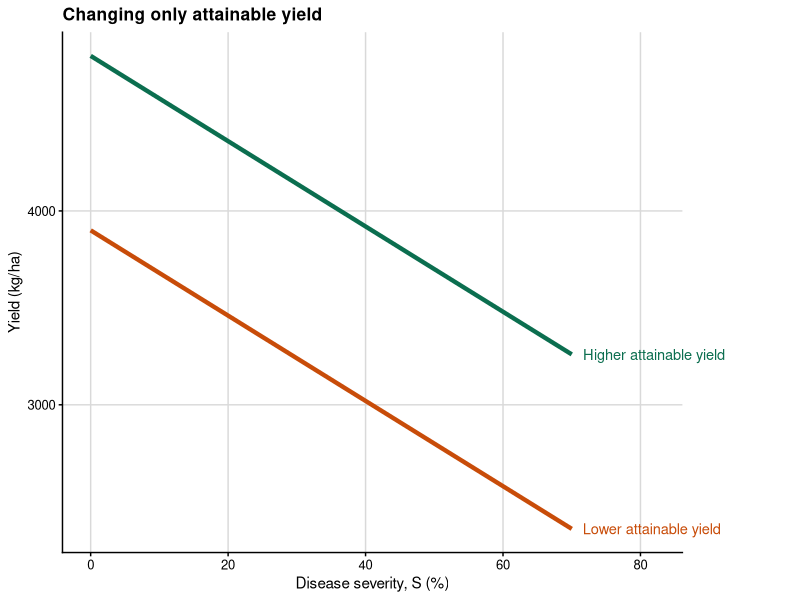
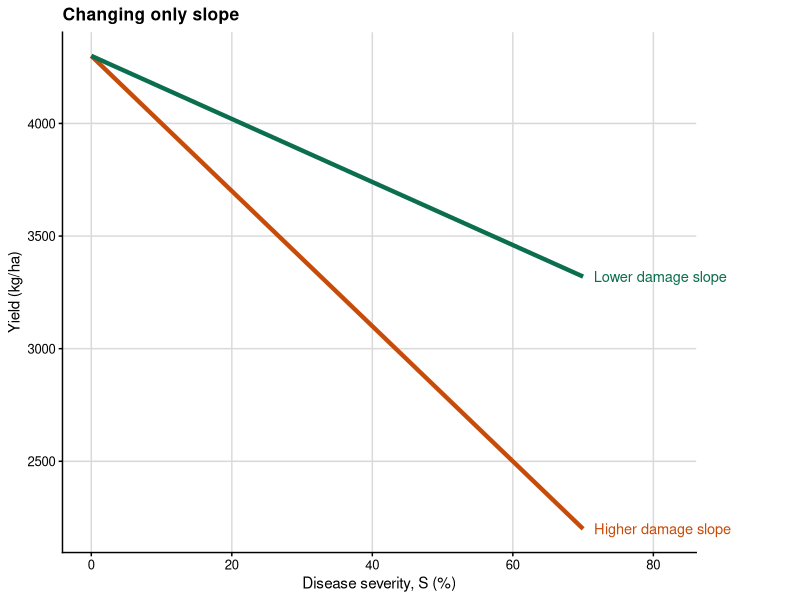
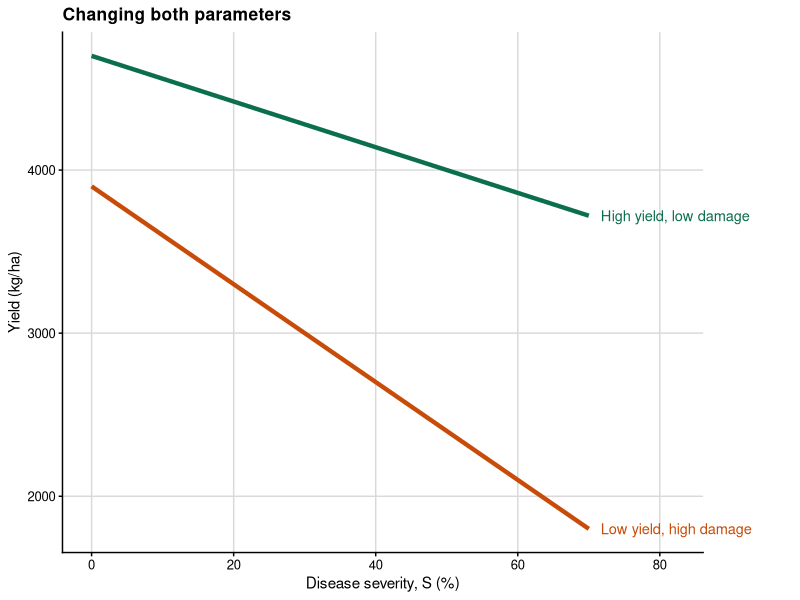
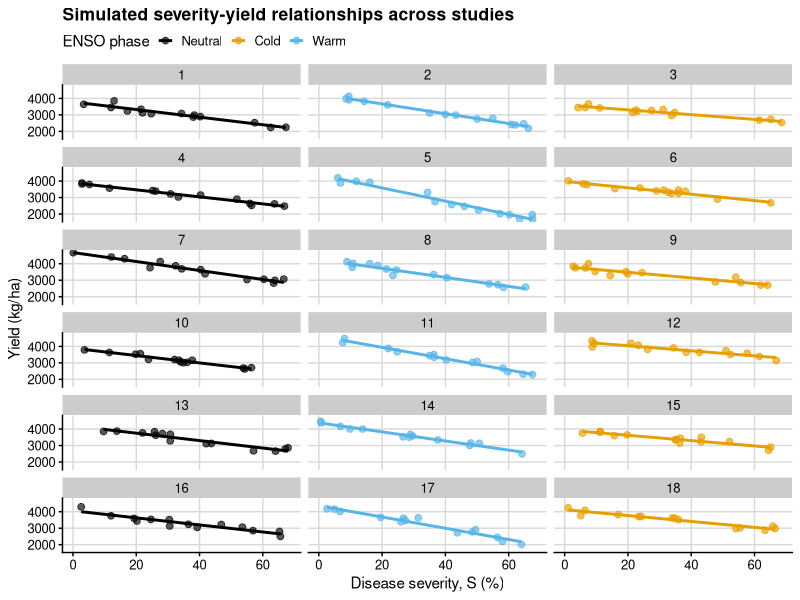
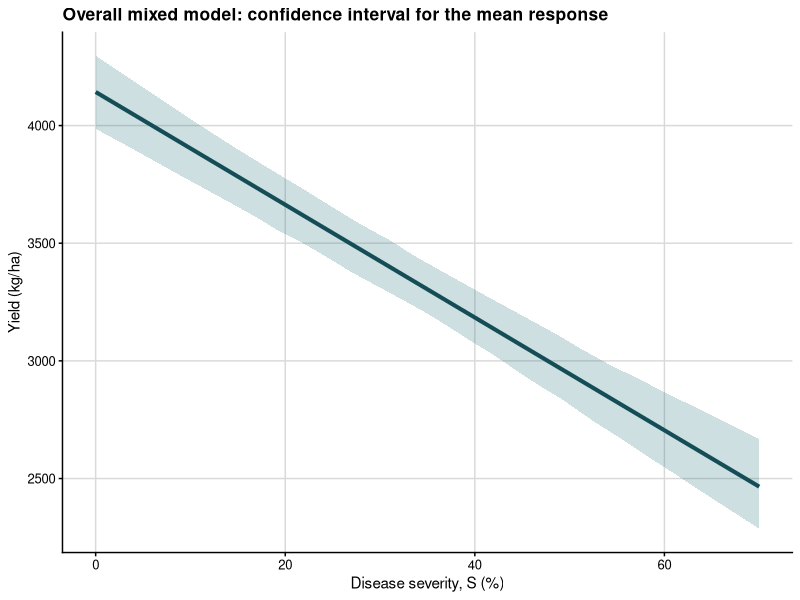
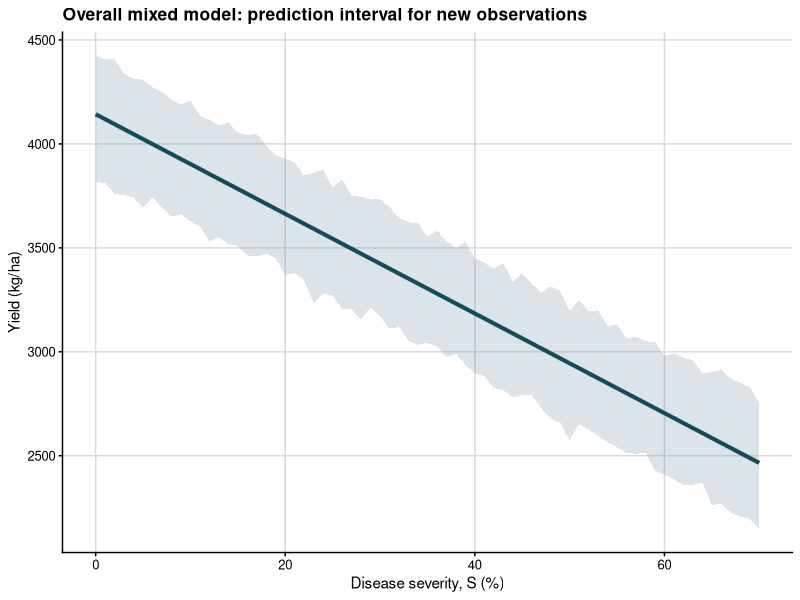
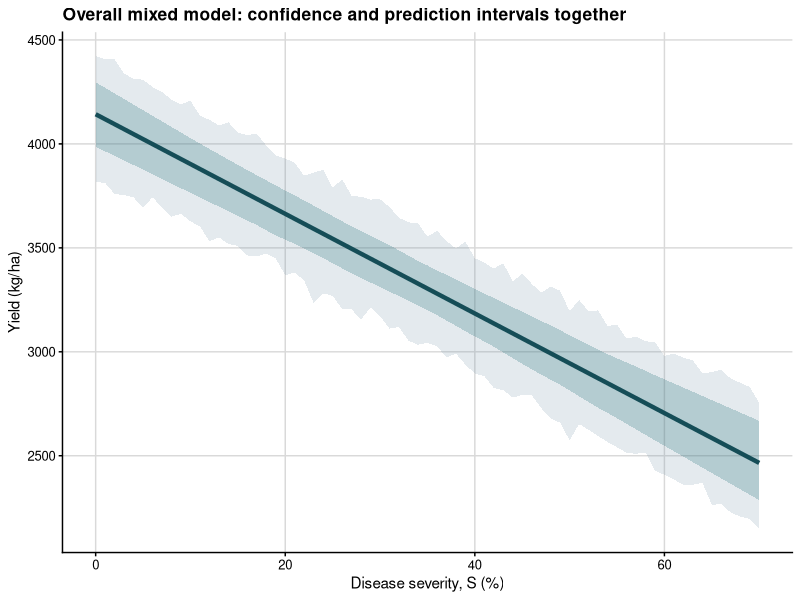
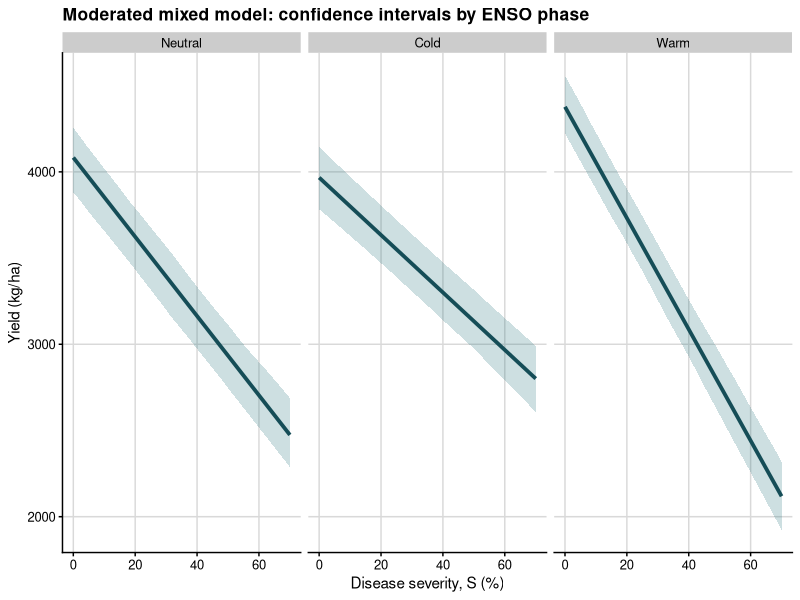

Write the R code that produced these figures, in order.
## ---- chunk 1
#| code-fold: true
library(tidyverse)
library(cowplot)
library(ggthemes)
library(lme4)
library(lmerTest)
library(metafor)
library(knitr)

theme_set(theme_half_open(font_size = 11))
set.seed(42)

enso_palette <- c(
  "Neutral" = "#1A1A1A",
  "Warm" = "#D99500",
  "Cold" = "#67B7F7"
)
## ---- chunk 2
#| code-fold: true
severity_grid <- tibble(severity = seq(0, 70, by = 1))

attainable_df <- bind_rows(
  severity_grid %>%
    mutate(yield = 4800 - 22 * severity,
           scenario = "Higher attainable yield"),
  severity_grid %>%
    mutate(yield = 3900 - 22 * severity,
           scenario = "Lower attainable yield")
)

slope_df <- bind_rows(
  severity_grid %>%
    mutate(yield = 4300 - 14 * severity,
           scenario = "Lower damage slope"),
  severity_grid %>%
    mutate(yield = 4300 - 30 * severity,
           scenario = "Higher damage slope")
)

combined_df <- bind_rows(
  severity_grid %>%
    mutate(yield = 4700 - 14 * severity,
           scenario = "High yield, low damage"),
  severity_grid %>%
    mutate(yield = 3900 - 30 * severity,
           scenario = "Low yield, high damage")
)
## ---- chunk 3
#| code-fold: true
attainable_labels <- attainable_df %>%
  group_by(scenario) %>%
  slice_tail(n = 1) %>%
  ungroup()

ggplot(attainable_df, aes(severity, yield, color = scenario)) +
  geom_line(linewidth = 1.5, show.legend = FALSE) +
  geom_text(
    data = attainable_labels,
    aes(label = scenario),
    hjust = -0.08,
    vjust = 0.5,
    size = 3.7,
    show.legend = FALSE
  ) +
  scale_color_manual(values = c(
    "Higher attainable yield" = "#0B6E4F",
    "Lower attainable yield" = "#C84C09"
  )) +
  background_grid() +
  coord_cartesian(xlim = c(0, 82), clip = "off") +
  labs(
    title = "Changing only attainable yield",
    x = "Disease severity, S (%)",
    y = "Yield (kg/ha)"
  ) +
  theme(plot.margin = margin(5.5, 85, 5.5, 5.5))
## ---- chunk 4
#| code-fold: true
slope_labels <- slope_df %>%
  group_by(scenario) %>%
  slice_tail(n = 1) %>%
  ungroup()

ggplot(slope_df, aes(severity, yield, color = scenario)) +
  geom_line(linewidth = 1.5, show.legend = FALSE) +
  geom_text(
    data = slope_labels,
    aes(label = scenario),
    hjust = -0.08,
    vjust = 0.5,
    size = 3.7,
    show.legend = FALSE
  ) +
  scale_color_manual(values = c(
    "Lower damage slope" = "#0B6E4F",
    "Higher damage slope" = "#C84C09"
  )) +
  background_grid() +
  coord_cartesian(xlim = c(0, 82), clip = "off") +
  labs(
    title = "Changing only slope",
    x = "Disease severity, S (%)",
    y = "Yield (kg/ha)"
  ) +
  theme(plot.margin = margin(5.5, 75, 5.5, 5.5))
## ---- chunk 5
#| code-fold: true
combined_labels <- combined_df %>%
  group_by(scenario) %>%
  slice_tail(n = 1) %>%
  ungroup()

ggplot(combined_df, aes(severity, yield, color = scenario)) +
  geom_line(linewidth = 1.5, show.legend = FALSE) +
  geom_text(
    data = combined_labels,
    aes(label = scenario),
    hjust = -0.08,
    vjust = 0.5,
    size = 3.7,
    show.legend = FALSE
  ) +
  scale_color_manual(values = c(
    "High yield, low damage" = "#0B6E4F",
    "Low yield, high damage" = "#C84C09"
  )) +
  background_grid() +
  coord_cartesian(xlim = c(0, 82), clip = "off") +
  labs(
    title = "Changing both parameters",
    x = "Disease severity, S (%)",
    y = "Yield (kg/ha)"
  ) +
  theme(plot.margin = margin(5.5, 70, 5.5, 5.5))
## ---- chunk 6
study_info <- tibble(
  study = factor(1:18),
  year = factor(rep(2015:2020, each = 3)),
  enso = factor(rep(c("Neutral", "Warm", "Cold"), times = 6),
                levels = c("Neutral", "Cold", "Warm"))
) %>%
  mutate(
    attainable = case_when(
      enso == "Warm" ~ rnorm(n(), mean = 4350, sd = 180),
      enso == "Neutral" ~ rnorm(n(), mean = 4200, sd = 180),
      enso == "Cold" ~ rnorm(n(), mean = 4050, sd = 180)
    ),
    slope = case_when(
      enso == "Warm" ~ rnorm(n(), mean = -30, sd = 3.5),
      enso == "Neutral" ~ rnorm(n(), mean = -22, sd = 3.0),
      enso == "Cold" ~ rnorm(n(), mean = -17, sd = 2.5)
    )
  )

damage_df <- study_info %>%
  mutate(data = purrr::map2(attainable, slope, \(b0, b1) {
    tibble(
      severity = sort(runif(14, min = 0, max = 70)),
      yield = b0 + b1 * severity + rnorm(14, mean = 0, sd = 130)
    )
  })) %>%
  tidyr::unnest(data) %>%
  mutate(
    severity = pmax(severity, 0),
    yield = pmax(yield, 600)
  )

damage_df %>%
  dplyr::select(study, year, enso, severity, yield) %>%
  slice_head(n = 8) %>%
  kable(digits = 2, caption = "First rows of the simulated multi-study dataset")
## ---- chunk 7
ggplot(damage_df, aes(severity, yield, color = enso)) +
  geom_point(alpha = 0.65, size = 2) +
  geom_smooth(method = "lm", se = FALSE, linewidth = 1) +
  facet_wrap(~study, ncol = 3) +
  scale_color_colorblind() +
  background_grid() +
  labs(
    title = "Simulated severity-yield relationships across studies",
    x = "Disease severity, S (%)",
    y = "Yield (kg/ha)",
    color = "ENSO phase"
  ) +
  theme(legend.position = "top")
## ---- chunk 8
damage_lmer_overall <- lmer(
  yield ~ severity + (1 + severity | study) + (1 | year),
  data = damage_df,
  REML = TRUE,
  control = lmerControl(
    optimizer = "bobyqa",
    optCtrl = list(maxfun = 2e5)
  )
)

summary(damage_lmer_overall)
## ---- chunk 9
# helper for percentile bootstrap intervals
boot_percentile <- function(boot_obj, terms, level = 0.95) {
  alpha <- (1 - level) / 2
  lower <- apply(boot_obj$t[, terms, drop = FALSE], 2, quantile, probs = alpha, na.rm = TRUE)
  upper <- apply(boot_obj$t[, terms, drop = FALSE], 2, quantile, probs = 1 - alpha, na.rm = TRUE)
  
  tibble(
    term = terms,
    estimate = boot_obj$t0[terms],
    ci_lb = lower,
    ci_ub = upper
  )
}

overall_grid <- tibble(severity = seq(0, 70, by = 1))

overall_boot_fun <- function(fit) {
  # fixed effects define the population-average damage function
  beta <- fixef(fit)
  b0 <- unname(beta["(Intercept)"])
  b1 <- unname(beta["severity"])
  
  # population-average fitted values for the confidence band
  mu <- predict(fit, newdata = overall_grid, re.form = NA)
  
  # new observations include residual variation for prediction intervals
  y_new <- rnorm(length(mu), mean = mu, sd = sigma(fit))
  
  c(
    attainable_yield = b0,
    slope = b1,
    damage_coefficient = -100 * b1 / b0,
    stats::setNames(mu, paste0("fit_", seq_along(mu))),
    stats::setNames(y_new, paste0("pred_", seq_along(y_new)))
  )
}

overall_boot <- bootMer(
  damage_lmer_overall,
  FUN = overall_boot_fun,
  nsim = 250,
  type = "parametric",
  use.u = FALSE,
  seed = 123
)

overall_damage <- boot_percentile(
  overall_boot,
  terms = c("attainable_yield", "slope", "damage_coefficient")
) %>%
  mutate(
    term = recode(
      term,
      attainable_yield = "Attainable yield",
      slope = "Slope",
      damage_coefficient = "Damage coefficient"
    ),
    across(c(estimate, ci_lb, ci_ub), round, 2)
  )

overall_damage %>%
  kable(caption = "Bootstrap percentile intervals for the overall mixed-model summary")
## ---- chunk 10
overall_fit <- predict(damage_lmer_overall, newdata = overall_grid, re.form = NA)
fit_cols_overall <- grep("^fit_", colnames(overall_boot$t), value = TRUE)
pred_cols_overall <- grep("^pred_", colnames(overall_boot$t), value = TRUE)

overall_curve <- overall_grid %>%
  mutate(
    fit = overall_fit,
    conf_lb = apply(overall_boot$t[, fit_cols_overall, drop = FALSE], 2, quantile, probs = 0.025),
    conf_ub = apply(overall_boot$t[, fit_cols_overall, drop = FALSE], 2, quantile, probs = 0.975),
    pred_lb = apply(overall_boot$t[, pred_cols_overall, drop = FALSE], 2, quantile, probs = 0.025),
    pred_ub = apply(overall_boot$t[, pred_cols_overall, drop = FALSE], 2, quantile, probs = 0.975)
  )
## ---- chunk 11
ggplot(overall_curve, aes(severity, fit)) +
  # confidence interval for the mean fitted response
  geom_ribbon(aes(ymin = conf_lb, ymax = conf_ub), fill = "#1f6f78", alpha = 0.22) +
  geom_line(color = "#154d57", linewidth = 1.4) +
  background_grid() +
  labs(
    title = "Overall mixed model: confidence interval for the mean response",
    x = "Disease severity, S (%)",
    y = "Yield (kg/ha)"
  )
## ---- chunk 12
ggplot(overall_curve, aes(severity, fit)) +
  # prediction interval for a new observation
  geom_ribbon(aes(ymin = pred_lb, ymax = pred_ub), fill = "#6e8fa4", alpha = 0.24) +
  geom_line(color = "#154d57", linewidth = 1.4) +
  background_grid() +
  labs(
    title = "Overall mixed model: prediction interval for new observations",
    x = "Disease severity, S (%)",
    y = "Yield (kg/ha)"
  )
## ---- chunk 13
ggplot(overall_curve, aes(severity, fit)) +
  # prediction interval is wider and shown first
  geom_ribbon(aes(ymin = pred_lb, ymax = pred_ub), fill = "#6e8fa4", alpha = 0.18) +
  # confidence interval is narrower and shown on top
  geom_ribbon(aes(ymin = conf_lb, ymax = conf_ub), fill = "#1f6f78", alpha = 0.24) +
  geom_line(color = "#154d57", linewidth = 1.5) +
  background_grid() +
  labs(
    title = "Overall mixed model: confidence and prediction intervals together",
    x = "Disease severity, S (%)",
    y = "Yield (kg/ha)"
  )
## ---- chunk 14
damage_lmer_enso <- lmer(
  yield ~ severity * enso + (1 + severity | study) + (1 | year),
  data = damage_df,
  REML = TRUE,
  control = lmerControl(
    optimizer = "bobyqa",
    optCtrl = list(maxfun = 2e5)
  )
)

summary(damage_lmer_enso)
## ---- chunk 15
enso_grid <- expand_grid(
  severity = seq(0, 70, by = 1),
  enso = factor(c("Neutral", "Cold", "Warm"), levels = c("Neutral", "Cold", "Warm"))
)

enso_boot_fun <- function(fit) {
  # extract phase-specific intercepts and slopes from the fixed effects
  beta <- fixef(fit)
  b0_neutral <- unname(beta["(Intercept)"])
  b1_neutral <- unname(beta["severity"])
  b0_cold <- unname(beta["(Intercept)"] + beta["ensoCold"])
  b1_cold <- unname(beta["severity"] + beta["severity:ensoCold"])
  b0_warm <- unname(beta["(Intercept)"] + beta["ensoWarm"])
  b1_warm <- unname(beta["severity"] + beta["severity:ensoWarm"])
  
  mu <- predict(fit, newdata = enso_grid, re.form = NA)
  y_new <- rnorm(length(mu), mean = mu, sd = sigma(fit))
  
  attainable_vec <- case_when(
    enso_grid$enso == "Neutral" ~ b0_neutral,
    enso_grid$enso == "Cold" ~ b0_cold,
    TRUE ~ b0_warm
  )
  
  rel_loss_mu <- 100 * (attainable_vec - mu) / attainable_vec
  rel_loss_pred <- 100 * (attainable_vec - y_new) / attainable_vec
  
  c(
    neutral_attainable_yield = b0_neutral,
    neutral_slope = b1_neutral,
    neutral_damage_coefficient = -100 * b1_neutral / b0_neutral,
    cold_attainable_yield = b0_cold,
    cold_slope = b1_cold,
    cold_damage_coefficient = -100 * b1_cold / b0_cold,
    warm_attainable_yield = b0_warm,
    warm_slope = b1_warm,
    warm_damage_coefficient = -100 * b1_warm / b0_warm,
    stats::setNames(mu, paste0("fit_", seq_along(mu))),
    stats::setNames(y_new, paste0("pred_", seq_along(y_new))),
    stats::setNames(rel_loss_mu, paste0("loss_fit_", seq_along(rel_loss_mu))),
    stats::setNames(rel_loss_pred, paste0("loss_pred_", seq_along(rel_loss_pred)))
  )
}

enso_boot <- bootMer(
  damage_lmer_enso,
  FUN = enso_boot_fun,
  nsim = 250,
  type = "parametric",
  use.u = FALSE,
  seed = 123
)

lmer_phase_estimates <- bind_rows(
  boot_percentile(enso_boot, c("neutral_attainable_yield", "neutral_slope", "neutral_damage_coefficient")) %>%
    mutate(enso = "Neutral"),
  boot_percentile(enso_boot, c("cold_attainable_yield", "cold_slope", "cold_damage_coefficient")) %>%
    mutate(enso = "Cold"),
  boot_percentile(enso_boot, c("warm_attainable_yield", "warm_slope", "warm_damage_coefficient")) %>%
    mutate(enso = "Warm")
) %>%
  mutate(
    parameter = case_when(
      str_detect(term, "attainable_yield") ~ "Attainable yield",
      str_detect(term, "damage_coefficient") ~ "Damage coefficient",
      TRUE ~ "Slope"
    ),
    enso = factor(enso, levels = c("Neutral", "Cold", "Warm"))
  ) %>%
  dplyr::select(enso, parameter, estimate, ci_lb, ci_ub) %>%
  mutate(across(c(estimate, ci_lb, ci_ub), round, 2))

lmer_phase_estimates %>%
  kable(caption = "Bootstrap percentile intervals for phase-specific summaries from the moderated mixed model")
## ---- chunk 16
enso_fit <- predict(damage_lmer_enso, newdata = enso_grid, re.form = NA)
fit_cols_enso <- grep("^fit_", colnames(enso_boot$t), value = TRUE)
pred_cols_enso <- grep("^pred_", colnames(enso_boot$t), value = TRUE)
loss_fit_cols_enso <- grep("^loss_fit_", colnames(enso_boot$t), value = TRUE)
loss_pred_cols_enso <- grep("^loss_pred_", colnames(enso_boot$t), value = TRUE)

enso_curves <- enso_grid %>%
  mutate(
    fit = enso_fit,
    conf_lb = apply(enso_boot$t[, fit_cols_enso, drop = FALSE], 2, quantile, probs = 0.025),
    conf_ub = apply(enso_boot$t[, fit_cols_enso, drop = FALSE], 2, quantile, probs = 0.975),
    pred_lb = apply(enso_boot$t[, pred_cols_enso, drop = FALSE], 2, quantile, probs = 0.025),
    pred_ub = apply(enso_boot$t[, pred_cols_enso, drop = FALSE], 2, quantile, probs = 0.975),
    rel_loss_fit = apply(enso_boot$t[, loss_fit_cols_enso, drop = FALSE], 2, median),
    rel_loss_conf_lb = apply(enso_boot$t[, loss_fit_cols_enso, drop = FALSE], 2, quantile, probs = 0.025),
    rel_loss_conf_ub = apply(enso_boot$t[, loss_fit_cols_enso, drop = FALSE], 2, quantile, probs = 0.975),
    rel_loss_pred_lb = apply(enso_boot$t[, loss_pred_cols_enso, drop = FALSE], 2, quantile, probs = 0.025),
    rel_loss_pred_ub = apply(enso_boot$t[, loss_pred_cols_enso, drop = FALSE], 2, quantile, probs = 0.975)
  )

phase_label_df <- lmer_phase_estimates %>%
  filter(parameter == "Damage coefficient") %>%
  transmute(
    enso,
    label = paste0(enso, "\nDC = ", estimate, "%/pp")
  ) %>%
  left_join(
    enso_curves %>% group_by(enso) %>% slice_tail(n = 1) %>% ungroup() %>% select(enso, fit, rel_loss_fit),
    by = "enso"
  )
## ---- chunk 17
ggplot(enso_curves, aes(severity, fit)) +
  # confidence interval for the mean fitted response in each phase
  geom_ribbon(aes(ymin = conf_lb, ymax = conf_ub), fill = "#1f6f78", alpha = 0.22) +
  geom_line(color = "#154d57", linewidth = 1.3) +
  facet_wrap(~enso, nrow = 1) +
  background_grid() +
  labs(
    title = "Moderated mixed model: confidence intervals by ENSO phase",
    x = "Disease severity, S (%)",
    y = "Yield (kg/ha)"
  )
## ---- chunk 18
ggplot(enso_curves, aes(severity, fit)) +
  # prediction interval for a new observation in each phase
  geom_ribbon(aes(ymin = pred_lb, ymax = pred_ub), fill = "#6e8fa4", alpha = 0.24) +
  geom_line(color = "#154d57", linewidth = 1.3) +
  facet_wrap(~enso, nrow = 1) +
  background_grid() +
  labs(
    title = "Moderated mixed model: prediction intervals by ENSO phase",
    x = "Disease severity, S (%)",
    y = "Yield (kg/ha)"
  )
## ---- chunk 19
ggplot(enso_curves, aes(severity, fit)) +
  # wider prediction interval
  geom_ribbon(aes(ymin = pred_lb, ymax = pred_ub), fill = "#6e8fa4", alpha = 0.18) +
  # narrower confidence interval
  geom_ribbon(aes(ymin = conf_lb, ymax = conf_ub), fill = "#1f6f78", alpha = 0.24) +
  geom_line(color = "#154d57", linewidth = 1.35) +
  geom_text(
    data = phase_label_df,
    aes(x = 71, y = fit, label = label),
    hjust = 0,
    vjust = 0.5,
    size = 3.4,
    lineheight = 0.95
  ) +
  facet_wrap(~enso, nrow = 1) +
  coord_cartesian(xlim = c(0, 84), clip = "off") +
  background_grid() +
  labs(
    title = "Phase-specific damage functions from the moderated mixed model",
    x = "Disease severity, S (%)",
    y = "Yield (kg/ha)"
  ) +
  theme(plot.margin = margin(5.5, 70, 5.5, 5.5))
## ---- chunk 20
ggplot(enso_curves, aes(severity, rel_loss_fit)) +
  # prediction interval on the relative-loss scale
  geom_ribbon(aes(ymin = rel_loss_pred_lb, ymax = rel_loss_pred_ub), fill = "#6e8fa4", alpha = 0.18) +
  # confidence interval on the relative-loss scale
  geom_ribbon(aes(ymin = rel_loss_conf_lb, ymax = rel_loss_conf_ub), fill = "#1f6f78", alpha = 0.24) +
  geom_line(color = "#154d57", linewidth = 1.35) +
  geom_text(
    data = phase_label_df,
    aes(x = 71, y = rel_loss_fit, label = label),
    hjust = 0,
    vjust = 0.5,
    size = 3.4,
    lineheight = 0.95
  ) +
  facet_wrap(~enso, nrow = 1) +
  coord_cartesian(xlim = c(0, 84), clip = "off") +
  background_grid() +
  labs(
    title = "Relative yield loss implied by the moderated mixed model",
    x = "Disease severity, S (%)",
    y = "Relative yield loss (%)"
  ) +
  theme(plot.margin = margin(5.5, 70, 5.5, 5.5))
## ---- chunk 21
study_regression_1 <- damage_df %>%
  nest(data = -c(study, year, enso)) %>%
  mutate(
    fit_yield = purrr::map(data, ~ lm(yield ~ severity, data = .x)),
    intercept = purrr::map_dbl(fit_yield, ~ coef(.x)[1]),
    slope_yield = purrr::map_dbl(fit_yield, ~ coef(.x)[2])
  )

study_regression_1 %>%
  dplyr::select(study, year, enso, intercept, slope_yield) %>%
  slice_head(n = 8) %>%
  mutate(
    intercept = round(intercept, 2),
    slope_yield = round(slope_yield, 2)
  ) %>%
  kable(caption = "Study-specific coefficients from the first regression")
## ---- chunk 22
study_line_grid <- expand_grid(
  study_regression_1 %>% dplyr::select(study, enso, intercept, slope_yield),
  severity = seq(0, 100, by = 1)
) %>%
  mutate(
    fitted_yield = intercept + slope_yield * severity,
    enso = factor(enso, levels = c("Neutral", "Warm", "Cold"))
  )
## ---- chunk 23
ggplot(study_line_grid, aes(severity, fitted_yield, group = study, color = enso)) +
  geom_line(linewidth = 0.55, alpha = 0.95, show.legend = FALSE) +
  facet_wrap(~enso, nrow = 1) +
  scale_color_manual(values = enso_palette) +
  background_grid() +
  labs(
    title = "Study-specific severity-yield regressions from step 1",
    x = "Disease severity, S (%)",
    y = "Yield (kg/ha)"
  )
## ---- chunk 24
study_parameter_plot_df <- bind_rows(
  study_regression_1 %>%
    transmute(
      enso = factor(enso, levels = c("Neutral", "Warm", "Cold")),
      parameter = "Intercept",
      estimate = intercept
    ),
  study_regression_1 %>%
    transmute(
      enso = factor(enso, levels = c("Neutral", "Warm", "Cold")),
      parameter = "Slope",
      estimate = slope_yield
    )
)

study_parameter_summary <- study_parameter_plot_df %>%
  group_by(parameter, enso) %>%
  summarise(
    mean_estimate = mean(estimate),
    q25 = quantile(estimate, 0.25),
    q75 = quantile(estimate, 0.75),
    .groups = "drop"
  )
## ---- chunk 25
ggplot(study_parameter_plot_df, aes(x = estimate, y = enso, color = enso)) +
  geom_point(
    position = position_jitter(height = 0.08, width = 0),
    alpha = 0.45,
    size = 1.7,
    show.legend = FALSE
  ) +
  geom_segment(
    data = study_parameter_summary,
    aes(x = q25, xend = q75, y = enso, yend = enso, color = enso),
    linewidth = 1.8,
    inherit.aes = FALSE,
    show.legend = FALSE
  ) +
  geom_point(
    data = study_parameter_summary,
    aes(x = mean_estimate, y = enso, color = enso),
    size = 3.2,
    inherit.aes = FALSE,
    show.legend = FALSE
  ) +
  facet_wrap(~parameter, scales = "free_x") +
  scale_color_manual(values = enso_palette) +
  background_grid() +
  labs(
    title = "Study-level intercept and slope estimates from step 1",
    x = "Parameter estimate",
    y = NULL
  )
## ---- chunk 26
relative_loss_df <- damage_df %>%
  left_join(
    study_regression_1 %>%
      dplyr::select(study, year, enso, intercept),
    by = c("study", "year", "enso")
  ) %>%
  mutate(
    relative_loss = 100 * (intercept - yield) / intercept
  )

relative_loss_df %>%
  dplyr::select(study, enso, severity, yield, intercept, relative_loss) %>%
  slice_head(n = 8) %>%
  mutate(
    across(c(severity, yield, intercept, relative_loss), round, 2)
  ) %>%
  kable(caption = "Relative yield loss calculated from the study-specific attainable yield")
## ---- chunk 27
ggplot(relative_loss_df, aes(severity, relative_loss, color = enso)) +
  geom_hline(yintercept = 0, linetype = 2, color = "grey40", linewidth = 0.7) +
  geom_point(shape = 16, alpha = 0.6, size = 1.8, show.legend = FALSE) +
  facet_wrap(~enso, nrow = 1) +
  scale_color_manual(values = enso_palette) +
  background_grid() +
  labs(
    title = "Observation-level relative yield loss after the step-2 transformation",
    x = "Disease severity, S (%)",
    y = "Relative yield loss (%)"
  )
## ---- chunk 28
study_effects <- relative_loss_df %>%
  nest(data = -c(study, year, enso, intercept)) %>%
  mutate(
    fit_dc = purrr::map(data, ~ lm(relative_loss ~ 0 + severity, data = .x)),
    damage_coefficient = purrr::map_dbl(fit_dc, ~ coef(.x)[1]),
    vi_dc = purrr::map_dbl(fit_dc, ~ vcov(.x)[1, 1]),
    sei_dc = sqrt(vi_dc)
  ) %>%
  ungroup()

study_effects %>%
  dplyr::select(study, year, enso, damage_coefficient, sei_dc) %>%
  slice_head(n = 8) %>%
  mutate(
    damage_coefficient = round(damage_coefficient, 3),
    sei_dc = round(sei_dc, 4)
  ) %>%
  kable(caption = "Study-level damage coefficients from the second regression")
## ---- chunk 29
dc_line_grid <- expand_grid(
  study_effects %>% dplyr::select(study, enso, damage_coefficient),
  severity = seq(0, 100, by = 1)
) %>%
  mutate(
    relative_loss = damage_coefficient * severity,
    enso = factor(enso, levels = c("Neutral", "Warm", "Cold"))
  )
## ---- chunk 30
ggplot(dc_line_grid, aes(severity, relative_loss, group = study, color = enso)) +
  geom_line(linewidth = 0.55, alpha = 0.95, show.legend = FALSE) +
  facet_wrap(~enso, nrow = 1) +
  scale_color_manual(values = enso_palette) +
  coord_cartesian(xlim = c(0, 100), ylim = c(0, 100)) +
  background_grid() +
  labs(
    title = "Study-specific damage functions from step 3",
    x = "Disease severity, S (%)",
    y = "Relative yield loss (%)"
  )
## ---- chunk 31
ggplot(study_effects, aes(damage_coefficient)) +
  geom_histogram(bins = 12, fill = "grey35", color = "white", linewidth = 0.2) +
  facet_wrap(~enso, ncol = 1, scales = "free_y") +
  background_grid() +
  labs(
    title = "Distribution of study-level damage coefficients before meta-analysis",
    x = "Damage coefficient (% yield loss per 1% severity)",
    y = "Count"
  )
## ---- chunk 32
meta_damage_overall <- rma.mv(
  yi = damage_coefficient,
  V = vi_dc,
  mods = ~ 1,
  random = ~ 1 | year/study,
  method = "REML",
  data = study_effects
)

meta_damage_overall
## ---- chunk 33
meta_overall_summary <- tibble(
  method = "Meta-analysis",
  estimate = coef(summary(meta_damage_overall))[1, "estimate"],
  se = coef(summary(meta_damage_overall))[1, "se"],
  ci_lb = coef(summary(meta_damage_overall))[1, "ci.lb"],
  ci_ub = coef(summary(meta_damage_overall))[1, "ci.ub"]
)

meta_overall_summary %>%
  mutate(across(c(estimate, se, ci_lb, ci_ub), round, 3)) %>%
  kable(caption = "Overall meta-analytic damage coefficient without moderators")
## ---- chunk 34
meta_damage <- rma.mv(
  yi = damage_coefficient,
  V = vi_dc,
  mods = ~ 0 + enso,
  random = ~ 1 | year/study,
  method = "REML",
  data = study_effects
)

meta_damage
## ---- chunk 35
meta_summary <- tibble(
  enso = gsub("^enso", "", rownames(coef(summary(meta_damage)))),
  estimate = coef(summary(meta_damage))[,"estimate"],
  se = coef(summary(meta_damage))[,"se"],
  ci_lb = coef(summary(meta_damage))[,"ci.lb"],
  ci_ub = coef(summary(meta_damage))[,"ci.ub"]
)

meta_summary %>%
  mutate(
    estimate = round(estimate, 3),
    se = round(se, 3),
    ci_lb = round(ci_lb, 3),
    ci_ub = round(ci_ub, 3)
  ) %>%
  kable(caption = "Meta-analytic damage coefficient estimates by ENSO phase")
## ---- chunk 36
ggplot(meta_summary, aes(x = enso, y = estimate, color = enso)) +
  geom_point(size = 3) +
  geom_errorbar(aes(ymin = ci_lb, ymax = ci_ub), width = 0.08, linewidth = 0.8) +
  scale_color_colorblind() +
  background_grid() +
  labs(
    title = "Meta-analytic estimates of the damage coefficient",
    x = "ENSO phase",
    y = "Damage coefficient (% yield loss per 1% severity)",
    color = "ENSO phase"
  ) +
  theme(legend.position = "none")
## ---- chunk 37
lmer_overall_compare <- overall_damage %>%
  filter(term == "Damage coefficient") %>%
  transmute(
    method = "Mixed-effects",
    estimate,
    ci_lb,
    ci_ub
  )

overall_compare <- bind_rows(
  lmer_overall_compare,
  meta_overall_summary %>%
    transmute(
      method = "Meta-analysis",
      estimate,
      ci_lb,
      ci_ub
    )
)

overall_compare %>%
  mutate(across(c(estimate, ci_lb, ci_ub), round, 3)) %>%
  kable(caption = "Comparison of the overall damage coefficient from mixed-effects and meta-analytic models")
## ---- chunk 38
ggplot(overall_compare, aes(x = method, y = estimate, color = method)) +
  # point estimate from each method
  geom_point(size = 3.2) +
  # uncertainty interval from each method
  geom_errorbar(aes(ymin = ci_lb, ymax = ci_ub), width = 0.08, linewidth = 0.8) +
  scale_color_manual(values = c("Mixed-effects" = "#154d57", "Meta-analysis" = "#c84c09")) +
  background_grid() +
  labs(
    title = "Overall damage coefficient: mixed-effects versus meta-analysis",
    x = "Method",
    y = "Damage coefficient (% yield loss per 1% severity)"
  ) +
  theme(legend.position = "none")
## ---- chunk 39
lmer_phase_compare <- lmer_phase_estimates %>%
  filter(parameter == "Damage coefficient") %>%
  transmute(
    enso,
    method = "Mixed-effects",
    estimate,
    ci_lb,
    ci_ub
  )

meta_phase_compare <- meta_summary %>%
  transmute(
    enso = factor(enso, levels = c("Neutral", "Cold", "Warm")),
    method = "Meta-analysis",
    estimate,
    ci_lb,
    ci_ub
  )

phase_compare <- bind_rows(lmer_phase_compare, meta_phase_compare)

phase_compare %>%
  mutate(across(c(estimate, ci_lb, ci_ub), round, 3)) %>%
  kable(caption = "ENSO-specific damage coefficient estimates from mixed-effects and meta-analytic models")
## ---- chunk 40
ggplot(phase_compare, aes(x = enso, y = estimate, color = method)) +
  # position dodge separates the two methods inside each ENSO phase
  geom_point(position = position_dodge(width = 0.35), size = 3) +
  geom_errorbar(
    aes(ymin = ci_lb, ymax = ci_ub),
    position = position_dodge(width = 0.35),
    width = 0.08,
    linewidth = 0.8
  ) +
  scale_color_manual(values = c("Mixed-effects" = "#154d57", "Meta-analysis" = "#c84c09")) +
  background_grid() +
  labs(
    title = "ENSO-specific damage coefficients: mixed-effects versus meta-analysis",
    x = "ENSO phase",
    y = "Damage coefficient (% yield loss per 1% severity)",
    color = "Method"
  )
